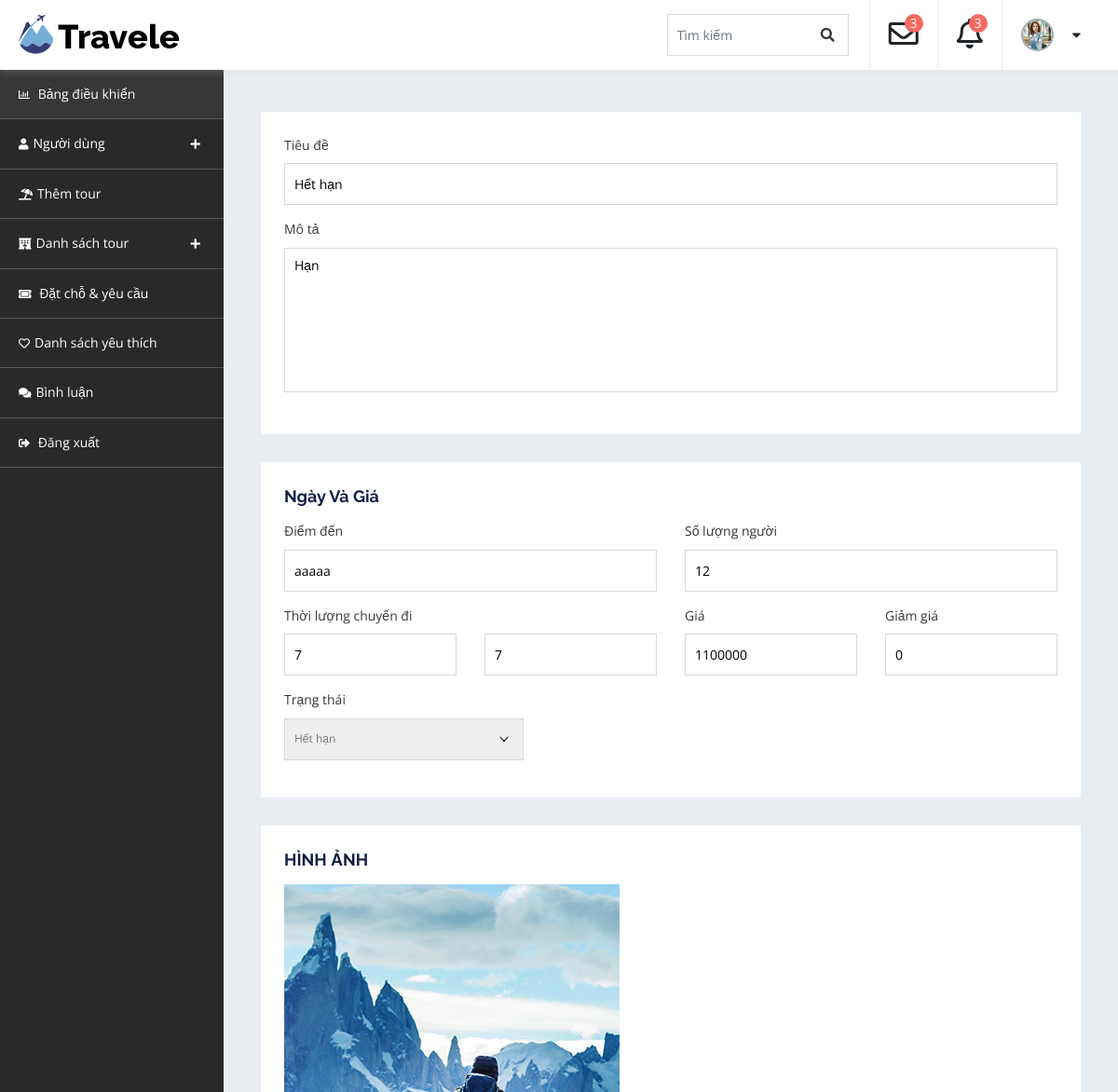
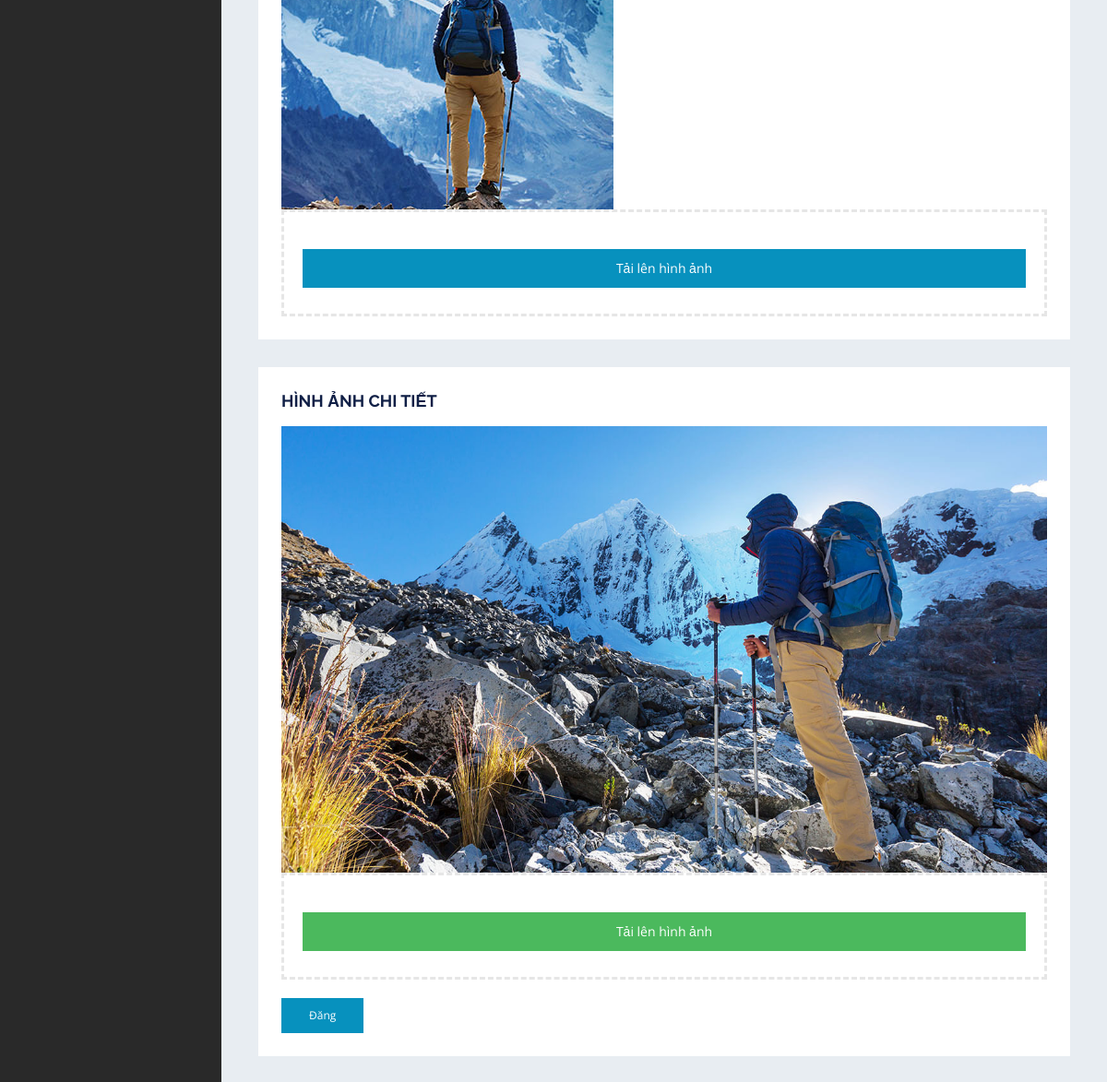
Page /cp-admin/tour-edit&&id=15 on the committed database (2 pictures, top to bottom).
### tables this page shows
CREATE TABLE `tours` (
  `id` int(11) NOT NULL,
  `id_category` int(11) NOT NULL,
  `destination` varchar(225) NOT NULL,
  `people` int(11) NOT NULL,
  `days` int(11) NOT NULL,
  `nights` int(11) NOT NULL,
  `price` decimal(11,0) NOT NULL,
  `discount` int(11) NOT NULL,
  `image` varchar(225) NOT NULL,
  `status` int(11) NOT NULL DEFAULT 0,
  `title` varchar(225) NOT NULL,
  `description` text DEFAULT NULL,
  `detail_photo` varchar(225) NOT NULL,
  `start_day` date DEFAULT NULL,
  `end_day` date DEFAULT NULL
);

### business/admin/tour.php (called while the page is built, shortened)
<?php
    function edit_tour(){
        if(isset($_GET['id'])){
            $id = $_GET['id'];
            $sql = "SELECT * FROM tours WHERE id=$id";
            $oldData = executeQuery($sql,false);
        }
        include_once "./views/admin/layouts/tour/edit-tour.php";
    }
?>

### dao/system_dao.php (called while the page is built, shortened)
<?php
    function get_connect(){
        $connect = new PDO("mysql:host=127.0.0.1;dbname=duan1;charset=utf8","root","");
        return $connect;
    }
    function executeQuery($sql, $getAll = true){
        $connect = get_connect();
        $stmt = $connect->prepare($sql);
        $stmt->execute();
        $data = $stmt->fetchAll();
        if($getAll){
            return $data;
        }else{
            if(count($data) > 0){
                return $data[0];
            }
        }
    }
?>

### views/admin/layouts/tour/edit-tour.php (the view, shortened to what this page needs)
<!doctype html>
<html lang="en">
<head>
      <?php include_once "./views/admin/layouts/style.php" ?>
</head>
<body>
    <div id="container-wrapper">
        <div id="dashboard" class="dashboard-container">
            <?php
                include_once "./views/admin/layouts/header.php";
                include_once "./views/admin/layouts/navbar.php"
            ?>
            <div class="db-info-wrap db-add-tour-wrap">
                <div class="row">
                    <form action="" method="post" enctype="multipart/form-data">
                    <div class="col-lg-8 col-xl-12">
                        <div class="dashboard-box">
                            <div class="custom-field-wrap">
                                <div class="form-group">
                                    <label>Tiêu đề</label>
                                    <input type="text" name="title" value="<?=$oldData['title']?>">
                                </div>
                                <div class="form-group">
                                    <label>Mô tả</label>
                                    <textarea name="description" ><?=$oldData['description']?></textarea>
                                </div>
                            </div>
                        </div>
                        <div class="dashboard-box">
                            <div class="custom-field-wrap">
                                <h4>Ngày và giá</h4>
                                <div class="row">
                                    <div class="col-sm-6">
                                        <div class="form-group">
                                            <label>Điểm đến</label>
                                            <input type="text" name="destination" value="<?=$oldData['destination']?>">
                                        </div>
                                    </div>
                                    <div class="col-sm-6">
                                        <div class="form-group">
                                            <label>Số lượng người</label>
                                            <input type="number" name="size" placeholder="Số lượng người" value="<?=$oldData['people']?>">
                                        </div>
                                    </div>
                                    <div class="col-sm-6">
                                        <label style="font-size: 14px;">Thời lượng chuyến đi</label>
                                        <div class="row">
                                            <div class="col-6">
                                                <div class="form-group">
                                                    <input type="number" name="days" placeholder="Ngày" value="<?=$oldData['days']?>">
                                                </div>
                                            </div>
                                            <div class="col-6">
                                                <div class="form-group">
                                                    <input type="number" name="nights" placeholder="Đêm" value="<?=$oldData['nights']?>">
                                                </div>
                                            </div>
                                        </div>
                                    </div>
                                    <div class="col-sm-3">
                                        <div class="form-group">
                                            <label>Giá</label>
                                            <input type="text" name="price" value="<?=$oldData['price']?>">
                                        </div>
                                    </div>
                                    <div class="col-sm-3">
                                        <div class="form-group">
                                            <label>Giảm giá</label>
                                            <input type="text" name="discount" value="<?=$oldData['discount']?>">
                                        </div>
                                    </div>
                                    <div class="col-sm-4">
                                        <div class="form-group">
                                            <label>Trạng thái</label>
                                            <select name="status">
                                                <option selected value="<?=$oldData['status']?>"><?php echo $oldData['status']==0?"Hoạt động":"Hết hạn"; ?></option>
                                            </select>
                                        </div>
                                    </div>
                                </div>
                            </div>
                        </div>
                        <div class="dashboard-box">
                            <h4>Hình ảnh</h4>
                            <img src="<?=PUBLIC_HOME_ASSETS?><?=$oldData['image']?>" alt="">
                            <div class="custom-field-wrap">
                                <div class="dragable-field">
                                    <div class="dragable-field-inner">
                                        <div class="upload-input">
                                            <div class="form-group">
                                              <label for="file" class="upload-btn" style="background-color: #0791BE;color:#ffffff;padding:10px;cursor:pointer">Tải lên hình ảnh</label>
                                            </div>
                                        </div>
                                    </div>
                                </div>
                            </div>
                        </div>
                        <div class="dashboard-box">
                            <h4>Hình ảnh chi tiết</h4>
                            <img src="<?=PUBLIC_HOME_ASSETS?><?=$oldData['detail_photo']?>" alt="">
                                <div class="custom-field-wrap">
                                    <div class="dragable-field">
                                        <div class="dragable-field-inner">
                                            <div class="upload-input">
                                                <div class="form-group">
                                                <label for="file-detail" class="upload-btn" style="background-color: #4BB95D;color:#ffffff;padding:10px;cursor:pointer">Tải lên hình ảnh</label>
                                                </div>
                                            </div>
                                        </div>
                                    </div>
                                </div>
                                <div class="publish-action">
                                    <input type="submit" name="publish" value="Đăng">
                                </div>
                        </div>
                    </div>
                    </form>
                </div>
            </div>
        </div>
    </div>
</body>
</html>

### public/admin/assets/css/style.css (style rules this page uses)
html { line-height: 1.15; -webkit-text-size-adjust: 100%; }
body { margin: 0; }
img { border-style: none; }
button, input, optgroup, select, textarea { font-family: inherit; font-size: 100%; line-height: 1.15; margin: 0; }
button, input { overflow: visible; }
button, select { text-transform: none; }
button, [type=button], [type=reset], [type=submit] { -webkit-appearance: button; }
textarea { overflow: auto; }
body { font-size: 15px; color: #383838; background-color: #ffffff; font-family: "Open Sans", sans-serif; font-weight: normal; font-style: normal; line-height: 1.6; -webkit-font-smoothing: antialiased; word-wrap: break-word; }
img { height: auto; max-width: 100%; vertical-align: top; }
h1, h2, h3, h4, h5, h6 { color: #101F46; font-family: "Raleway", sans-serif; }
h1, h2, h3, h4, h5, h6 { margin: 0 0 15px; line-height: 1.3; }
h4 { font-size: 18px; font-weight: 700; }
input[type=button], input[type=reset], input[type=submit] { border: none; background-color: #0791BE; color: #ffffff; cursor: pointer; padding: 12px 30px; -webkit-transition: background-color 0.3s; -moz-transition: background-color 0.3s; -ms-transition: background-color 0.3s; -o-transition: background-color 0.3s; transition: background-color 0.3s; }
form { position: relative; }
input[type=text], input[type=email], input[type=url], input[type=password], input[type=search], input[type=number], input[type=tel], input[type=range], input[type=date], input[type=month], input[type=week], input[type=time], input[type=datetime], input[type=datetime-local], input[type=color], textarea { background-color: #ffffff; border: 1px solid #d9d9d9; font-size: 14px; -webkit-border-radius: 0px; -moz-border-radius: 0px; -ms-border-radius: 0px; border-radius: 0px; height: 45px; resize: none; padding: 0 10px; }
textarea { min-height: 155px; overflow: auto; padding: 10px; width: 100%; }
select { border: 1px solid #d9d9d9; background-image: url(assets/images/arrow.png); background-repeat: no-repeat; background-position: center right 15px; -webkit-appearance: none; -moz-appearance: none; -ms-appearance: none; -o-appearance: none; appearance: none; color: #757575; height: 45px; padding: 0 30px 0 10px; }
select option { padding: 8px; }
form label { font-weight: normal; }
.form-group { margin-bottom: 15px; position: relative; }
.form-group select { height: 45px; }
.form-group select, .form-group input:not([type=checkbox]) { width: 100%; -webkit-border-radius: 0px; -moz-border-radius: 0px; -ms-border-radius: 0px; border-radius: 0px; }
.form-group label { display: block; font-size: 14px; }
.upload-input .form-group { position: relative; overflow: hidden; margin-bottom: 0; cursor: pointer; display: block; }
#dashboard { display: -webkit-box; display: -moz-box; display: -ms-flexbox; display: -webkit-flex; display: flex; -webkit-flex-wrap: wrap; -moz-flex-wrap: wrap; -ms-flex-wrap: wrap; flex-wrap: wrap; }
.db-info-wrap { background: #e8edf2; float: left; width: 80%; padding: 60px 40px 40px; margin-left: 20%; margin-top: 60px; }
.dashboard-box { background-color: #ffffff; padding: 25px; font-size: 12px; margin-bottom: 30px; }
.dashboard-box h4 { font-weight: 700; text-transform: uppercase; }
.custom-field-wrap h4 { text-transform: capitalize; }
.custom-field-wrap .dragable-field-inner { border: 3px dashed #e6e6e6; text-align: center; padding: 40px 20px 20px; }
.dashboard-box .publish-action { margin-top: 20px; }

### rows in the picture
tours: title "Hết hạn", description "Hạn", destination "aaaaa", size "12", days "7", nights "7", price "1100000", discount "0", status "Hết hạn", image (picture), detail_photo (picture)
